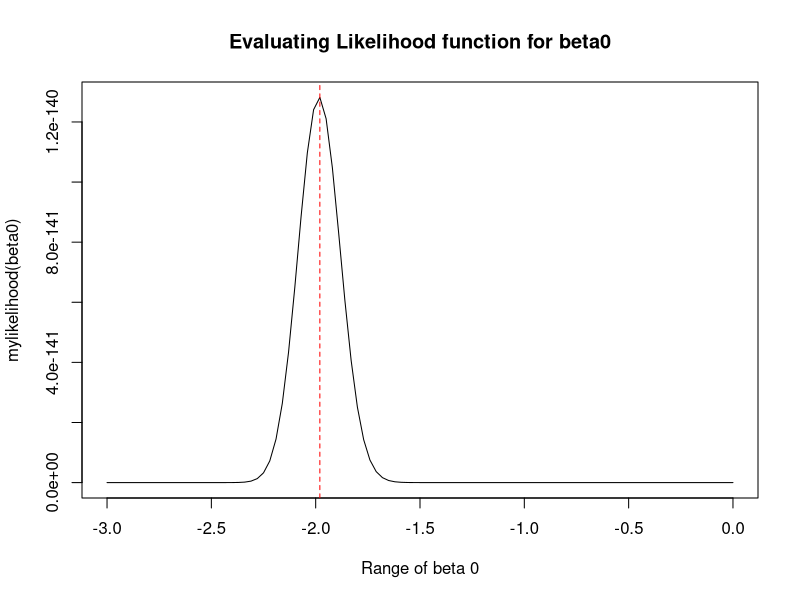
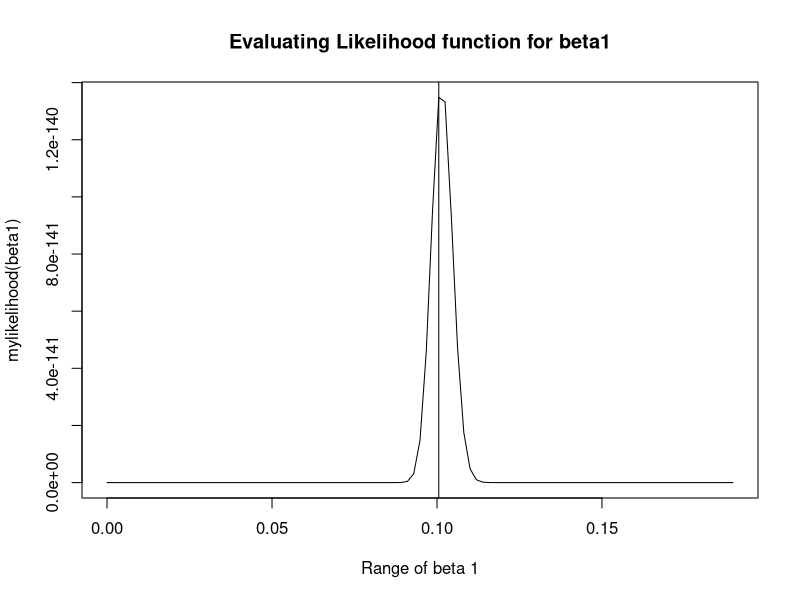
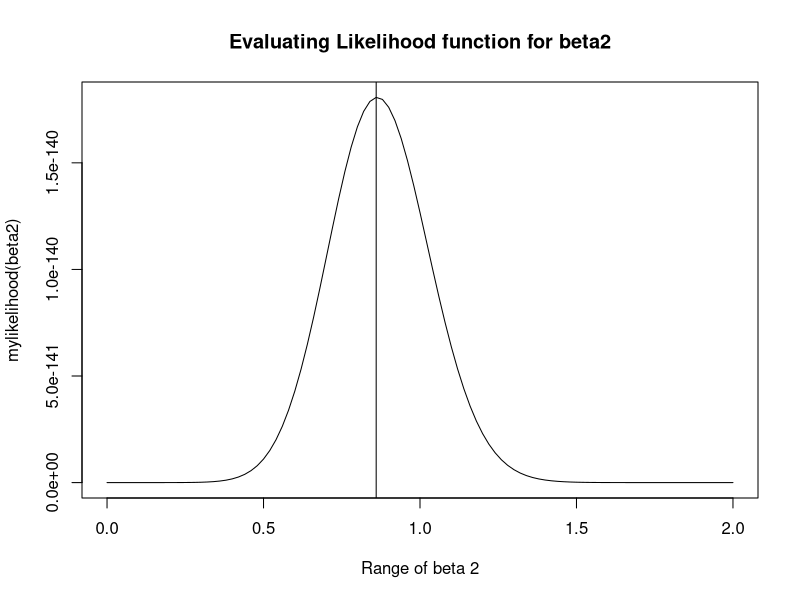
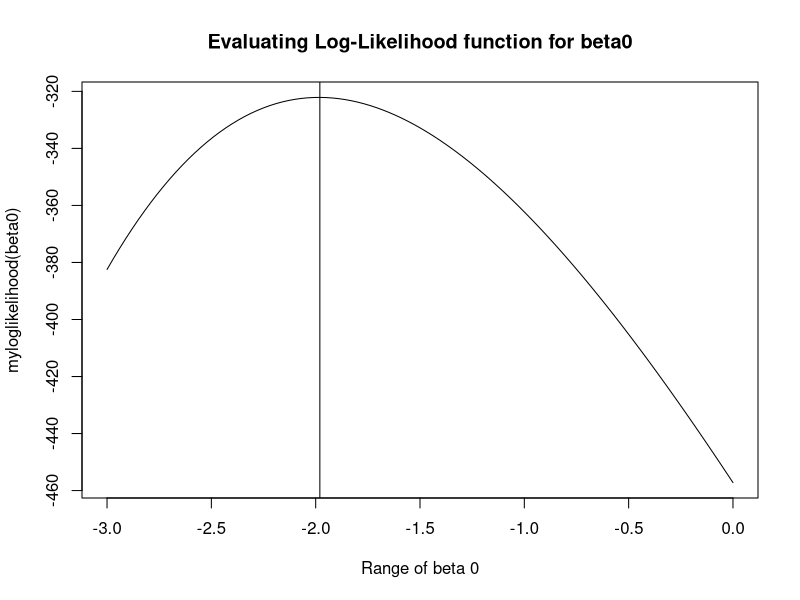
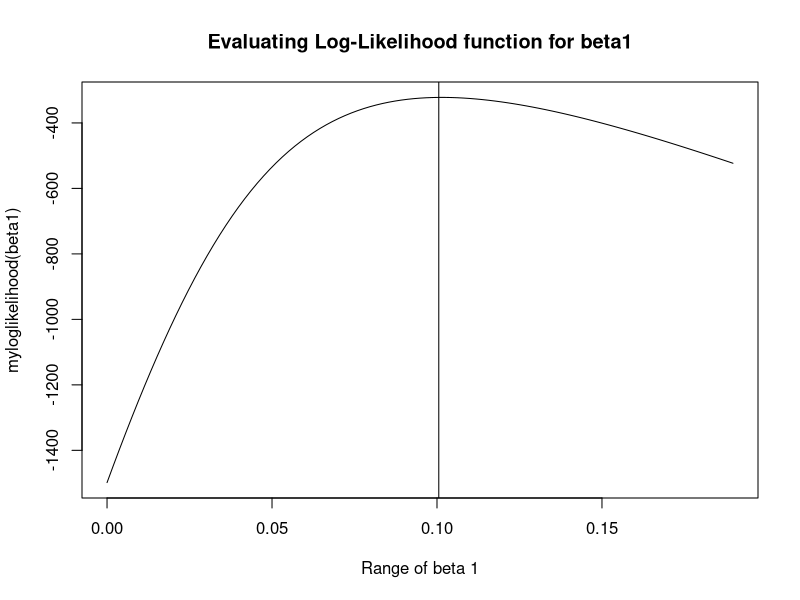
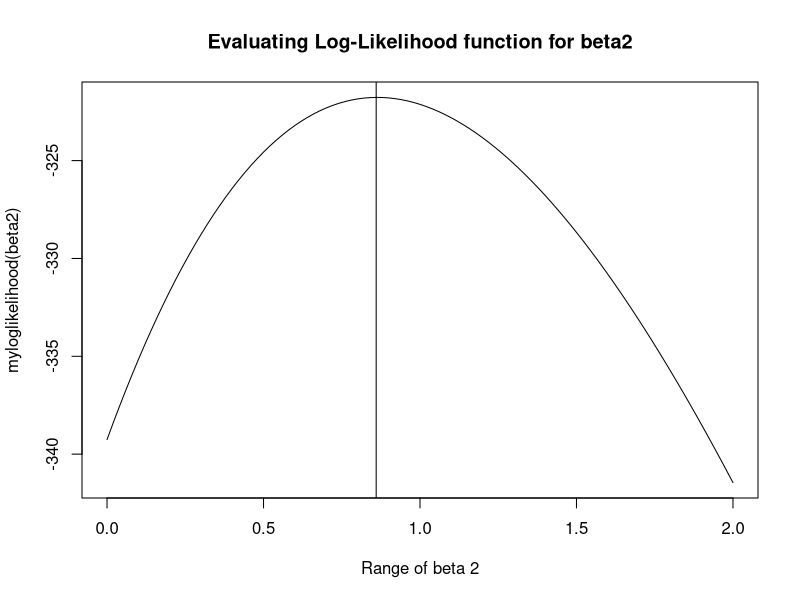
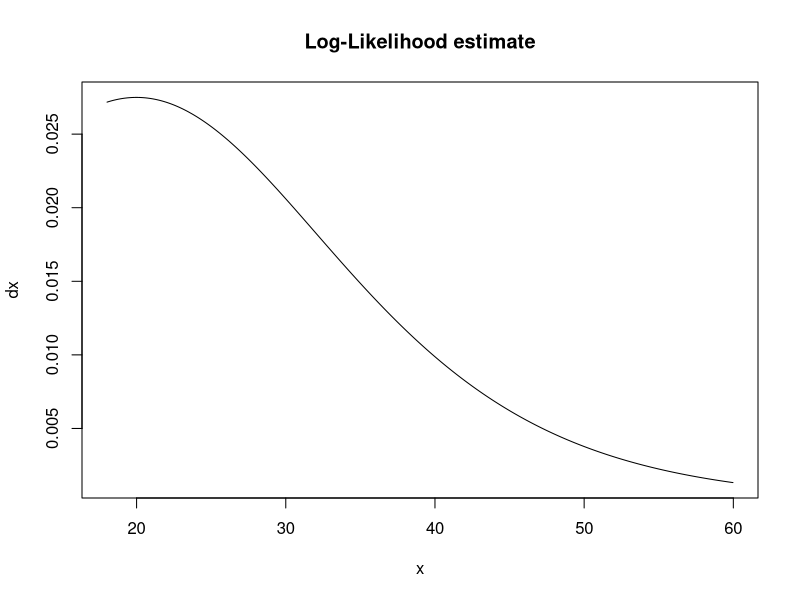
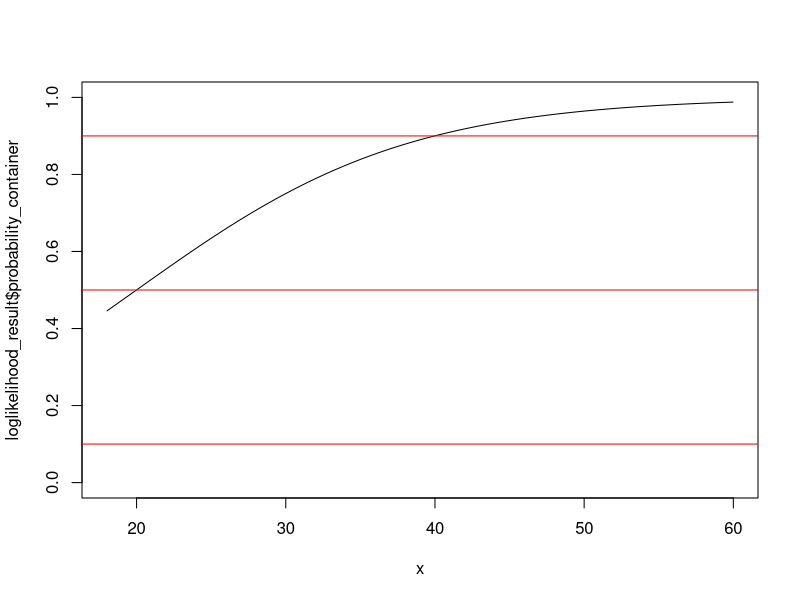

Reproduce these figures in R, in order.
# Functions
# b) Log likelihood
myloglikelihood <- function(beta) {
  loglikelihood <-
    sum(-y * log(1 + exp(-(X %*% beta))) - (1 - y) * log(1 + exp(X %*% beta)))
  return(loglikelihood)
}

# b) Normal Likelihood
mylikelihood <- function(beta) {
  linear_model <- beta[1] + beta[2] * x + beta[3] * x2

  likelihood <-
    prod((exp(linear_model) / (1 + exp(linear_model)))^y * (1 - (exp(linear_model) / (
      1 + exp(linear_model)
    )))^(1 - y))
  return(likelihood)
}

calculate_prob_x <- function(estimators_vector, x_vector) {
  result <- (exp(x_vector[1] * estimators_vector[1] + x_vector[2] * estimators_vector[2] + x_vector[3] * estimators_vector[3])
  / (1 + exp(x_vector[1] * estimators_vector[1] + x_vector[2] * estimators_vector[2] + x_vector[3] * estimators_vector[3]))
  )

  return(result)
}

find_max_value_after_curve <- function(x, y) {
  result <- x[which(y == (max(y, na.rm = TRUE)))]
  return(result)
}

get_marginal_effect_beta_1 <- function(length = n,
                                       # x2 vector default value
                                       x2 = 0,
                                       # estimated quantity from likelihood or loglikelihood function
                                       estimate,
                                       dx_container = NULL,
                                       probability_container = NULL) {
  if (!is.null(estimate)) {
    # Create containers
    dx_container <- rep(0, length(x))
    probability_container <- rep(0, length(x))

    for (i in 1:length) {
      prob_i <-
        exp(estimate[1] + estimate[2] * x[i] + estimate[3] * x2) / (1 + exp(estimate[1] + estimate[2] * x[i] + estimate[3] * x2))

      dx_container[i] <- estimate[2] * prob_i * (1 - prob_i)
      probability_container[i] <- prob_i
    }
    return(
      list(
        dx_container = dx_container,
        probability_container = probability_container
      )
    )
  }

  return(NULL)
}

set.seed(123)
# Parameters
n <- 1000
x <- sort(runif(n = n, min = 18, max = 60))
x2 <- rbinom(n, 1, prob = 0.5)
X <- cbind(rep(1, n), x, x2) # nolint

beta0 <- -2
beta1 <- 0.1
beta2 <- 1
beta <- cbind(beta0, beta1, beta2)

linear_model <- beta0 + beta1 * x + beta2 * x2
prob_i_x <- exp(linear_model) / (1 + exp(linear_model))

# a) ?
y <- rbinom(n = length(x), size = 1, prob = prob_i_x)
data <- data.frame(
  "Y" = y,
  # "X0" = X[, 1], don't add intercept
  "X1" = X[, 2],
  "X2" = X[, 3]
)

# c) Plot the likelihood function and the log-likelihood function for a range of values for the two parameters
# separately and show that they are maximized at the same value. ----

# c) 1. Likelihood
# evaluate_for = "likelihood / loglikelihood"
plot_like <- function(evaluate_for, beta0, beta1, beta2) {
  # betas <- c(beta0, beta1, x)
  betas <- c(beta0, beta1, beta2)
  result <- NULL

  if (evaluate_for == "likelihood") {
    result <- mylikelihood(betas)
  } else if (evaluate_for == "loglikelihood") {
    result <- myloglikelihood(betas)
  }

  return(result)
}

# General variables for plotting
expr_plot_like <- Vectorize(plot_like)
evaluated_function_name <- "likelihood"
beta_0_to_from <- list(
  from = -3.00,
  to = 0
)
beta_1_to_from <- list(
  from = 0,
  to = 0.1897
)
beta_2_to_from <- list(
  from = 0,
  to = 2.00
)

# For beta0

result_beta0 <- curve(
  expr = expr_plot_like(evaluated_function_name, x, beta1, beta2),
  from = beta_0_to_from$from,
  to = beta_0_to_from$to,
  xlab = "Range of beta 0",
  ylab = "mylikelihood(beta0)",
  main = "Evaluating Likelihood function for beta0"
)
max_of_result_beta0 <- find_max_value_after_curve(result_beta0$x, result_beta0$y)
# max_of_result_beta0 <-
#   result_beta0$x[which(result_beta0$y == (max(result_beta0$y, na.rm = TRUE)))]
max_of_result_beta0
abline(v = max_of_result_beta0, col = "red", lty = 2)

# For beta 1
result_beta1 <- curve(
  expr = expr_plot_like(evaluated_function_name, beta0, x, beta2),
  from = beta_1_to_from$from,
  to = beta_1_to_from$to,
  xlab = "Range of beta 1",
  ylab = "mylikelihood(beta1)",
  main = "Evaluating Likelihood function for beta1"
)
max_of_result_beta1 <- find_max_value_after_curve(result_beta1$x, result_beta1$y)
# max_of_result_beta1 <-
#   result_beta1$x[which(result_beta1$y == (max(result_beta1$y, na.rm = TRUE)))]
max_of_result_beta1
abline(v = max_of_result_beta1)

# For beta 2
result_beta2 <-
  curve(
    expr = expr_plot_like(evaluated_function_name, beta0, beta1, x),
    from = beta_2_to_from$from,
    to = beta_2_to_from$to,
    xlab = "Range of beta 2",
    ylab = "mylikelihood(beta2)",
    main = "Evaluating Likelihood function for beta2"
  )
max_of_result_beta2 <- find_max_value_after_curve(result_beta2$x, result_beta2$y)
# max_of_result_beta2 <-
#   result_beta2$x[which(result_beta2$y == (max(result_beta2$y, na.rm = TRUE)))]
max_of_result_beta2
abline(v = max_of_result_beta2)

# c) 2. Log-likelihood
# For beta0
evaluated_function_name <- "loglikelihood"
result_log_beta_0 <-
  curve(
    expr = expr_plot_like(evaluated_function_name, x, beta1, beta2),
    from = beta_0_to_from$from,
    to = beta_0_to_from$to,
    xlab = "Range of beta 0",
    ylab = "myloglikelihood(beta0)",
    main = "Evaluating Log-Likelihood function for beta0"
  )
max_of_result_log_beta_0 <- find_max_value_after_curve(result_log_beta_0$x, result_log_beta_0$y)
# max_of_result_log_beta_0 <-
#   result_log_beta_0$x[which(result_log_beta_0$y == (max(result_log_beta_0$y, na.rm = TRUE)))]
max_of_result_log_beta_0
abline(v = max_of_result_log_beta_0)
# For beta1
result_log_beta_1 <-
  curve(
    expr = expr_plot_like(evaluated_function_name, beta0, x, beta2),
    from = beta_1_to_from$from,
    to = beta_1_to_from$to,
    xlab = "Range of beta 1",
    ylab = "myloglikelihood(beta1)",
    main = "Evaluating Log-Likelihood function for beta1"
  )
max_of_result_log_beta_1 <- find_max_value_after_curve(result_log_beta_1$x, result_log_beta_1$y)
# max_of_result_log_beta_1 <-
#   result_log_beta_1$x[which(result_log_beta_1$y == (max(result_log_beta_1$y, na.rm = TRUE)))]
max_of_result_log_beta_1
abline(v = max_of_result_log_beta_1)
# For beta2
result_log_beta_2 <-
  curve(
    expr = expr_plot_like(evaluated_function_name, beta0, beta1, x),
    from = beta_2_to_from$from,
    to = beta_2_to_from$to,
    xlab = "Range of beta 2",
    ylab = "myloglikelihood(beta2)",
    main = "Evaluating Log-Likelihood function for beta2"
  )
max_of_result_log_beta_2 <- find_max_value_after_curve(result_log_beta_2$x, result_log_beta_2$y)
# max_of_result_log_beta_2 <-
#   result_log_beta_2$x[which(result_log_beta_2$y == (max(result_log_beta_2$y, na.rm = TRUE)))]
max_of_result_log_beta_2
abline(v = max_of_result_log_beta_2)
# End for c) -----

# d) Estimate ß0, ß1, ß2 via maximum likelihood and calculate the standard errors. Use the estimation template
# provided in the lecture.
library(maxLik)
# Getting an estimate for log-likelihood
start_param <- c(0, 1, 1)
loglikelihood_estimate <- maxBFGS(myloglikelihood,
  finalHessian = TRUE,
  start = start_param
)
loglikelihood_estimate$estimate

loglikelihood_covariance_matrix <-
  - (solve(loglikelihood_estimate$hessian))

loglikelihood_sde <- sqrt(diag(loglikelihood_covariance_matrix))
loglikelihood_sde

# e) Propose and calculate a suitable method for the interpretation of the coefficients as discussed in the lecture.
# Not sure if this is what is asked?
x_len <- length(x)

# Marginal effects when x2 = 0
loglikelihood_result <- get_marginal_effect_beta_1(
  length = x_len,
  estimate = loglikelihood_estimate$estimate,
  x2 = 0
)
# Marginal effects when x2 = 1
loglikelihood_result1 <- get_marginal_effect_beta_1(
  length = x_len,
  estimate = loglikelihood_estimate$estimate,
  x2 = 1
)
# Plotting marginal effects of beta1 when x2=0
plot(
  x,
  loglikelihood_result$dx_container,
  type = "l",
  main = "Log-Likelihood estimate",
  ylab = "dx"
)

# # Predicted for x=0
plot(
  x,
  loglikelihood_result$probability_container,
  type = "l",
  ylim = c(0, 1)
)
abline(h = 0.1, col = "red")
abline(h = 0.5, col = "red")
abline(h = 0.9, col = "red")
# Predicted for x=1
plot(
  x,
  loglikelihood_result1$probability_container,
  type = "l",
  ylim = c(0, 1)
)
abline(h = 0.1, col = "red")
abline(h = 0.5, col = "red")
abline(h = 0.9, col = "red")

# f) Visualize results(Confidence intervals?)

model <- glm(
  formula =
    y ~ X1 + X2,
  family = binomial(link = "logit"),
  data = data
)
# Getting some regressor X for which the coefficient is NA...
summary(model)
# Log-odds
summary(model)$coefficients

# Confidence intervals Log-odds, Beta 1
confint.default(model)[2, ]
# # Confidence intervals Odds, Beta 1
exp(confint.default(model)[2, ]) # between 9.21% and 14.09%

# Model prediction
set.seed(666)
# Draw new data?
n_test <- 1000
x_test <- sort(runif(n = n_test, min = 18, max = 60))
x2_test <- rbinom(n = n_test, 1, prob = 0.5)
X_test <- cbind(rep(1, n_test), x, x2) # nolint
data_test <- data.frame("X1" = X[, 2], "X2" = X[, 3])

# with increasing X -> increasing probability
predict(model, newdata = data_test, type = "response")

# Visualizing results: Confidence Intervals
set.seed(689)
x_to_visualize <- sort(runif(n = n_test, min = 18, max = 60))

# When x2 = 0
plot_confidence_intervals <- function(x2 = 0, xlab) {
  predicted_model <-
    predict(
      model,
      newdata = data.frame(X1 = x_to_visualize, X2 = x2),
      type = "response",
      se.fit = TRUE
    )
  predicted_model_fit <- predicted_model$fit
  predicted_model_upper <-
    predicted_model$fit + predicted_model$se.fit * 1.96 # 95% confidence interval
  predicted_model_lower <-
    predicted_model$fit - predicted_model$se.fit * 1.96 # 95% confidence interval

  plot(
    x,
    y,
    pch = 16,
    cex = 1,
    ylab = "Probability",
    xlab = xlab
  )
  grid()
  polygon(c(rev(x_to_visualize), x_to_visualize),
    c(rev(predicted_model_lower), predicted_model_upper),
    col = "grey90",
    border = NA
  )

  lines(x_to_visualize, predicted_model_fit, lwd = 2)
  lines(x_to_visualize, predicted_model_upper, lwd = 2, col = "red")
  lines(x_to_visualize, predicted_model_lower, lwd = 2, col = "red")

  abline(h = 0.1, lty = 2)
  abline(h = 0.5, lty = 2)
  abline(h = 0.9, lty = 2)
}

# Plot for X2=0
plot_confidence_intervals(x2 = 0, xlab = "X1's when X2=0")
# Plot for X2=1
plot_confidence_intervals(x2 = 1, xlab = "X1's when X2=1")

# 2. Simulation study
set.seed(456)
# library(maxLik)
# Parameters(variables override with previous ones)
n <- 1000
beta0 <- -2
beta1 <- 0.1
beta2 <- 1
beta <- cbind(beta0, beta1, beta2)

# x0_test <- rep(1, n)
# x1_test <- runif(n, min = 18, max = 60)
# x2_test <- rbinom(n, size = 1, prob = 0.5)
# x_test <- cbind(x0_test, x1_test, x2_test)

# # Create test data
# pi_x_test <- (
#   exp(x0_test * beta0 + x1_test * beta1 + x2_test * beta2) /
#     (1 + exp(x0_test * beta0 + x1_test * beta1 + x2_test * beta2))
# )
# y_test <- rbinom(n, size = 1, prob = pi_x_test)
# data_test <- cbind(y_test, x_test, pi_x_test)
# dataframe_test <- data.frame(
#   y = y_test,
#   x0 = x0_test,
#   x1 = x1_test,
#   x2 = x2_test,
#   pi_x_test = pi_x_test
# )

# Simulation
set.seed(2198)
simulation_runs <- 100
ape_count <- rep(NA, simulation_runs)
mse_count <- rep(NA, simulation_runs)

for (i in 1:simulation_runs) {
  x0 <- rep(1, n)
  x1 <- runif(n, min = 18, max = 60)
  x2 <- rbinom(n, size = 1, prob = 0.5)
  x <- cbind(x0, x1, x2)
  pi_x <- (exp(x0 * beta0 + x1 * beta1 + x2 * beta2) / (1 + exp(x0 * beta0 + x1 * beta1 + x2 * beta2)))
  y <- rbinom(n, size = 1, prob = pi_x)

  # Estimate Model
  model <- glm(formula = y ~ x0 + x1 + x2 - 1, family = "binomial")

  # Save train estimators
  beta0_train <- model$coefficients[1]
  beta1_train <- model$coefficients[2]
  beta2_train <- model$coefficients[3]

  pi_x_train <- (
    exp(x0 * beta0_train + x1 * beta1_train + x2 * beta2_train) /
      (1 + exp(x0 * beta0_train + x1 * beta1_train + x2 * beta2_train))
  )
  y_train <- rbinom(n = n, size = 1, prob = pi_x_train)

  x0_test <- rep(1, n)
  x1_test <- runif(n, min = 18, max = 60)
  x2_test <- rbinom(n, size = 1, prob = 0.5)
  x_test <- cbind(x0_test, x1_test, x2_test)

  pi_x_test <- (
    exp(x0_test * beta0 + x1_test * beta1 + x2_test * beta2)
    / (1 + exp(x0_test * beta0 + x1_test * beta1 + x2_test * beta2))
  )
  y_test <- rbinom(n, size = 1, prob = pi_x_test)

  pi_x_test_pred <- (
    exp(x0_test * beta0_train + x1_test * beta1_train + x2_test * beta2_train)
    / (1 + exp(x0_test * beta0_train + x1_test * beta1_train + x2_test * beta2_train))
  )
  y_test_pred <- rbinom(n, size = 1, prob = pi_x_test_pred)

  mse_count[i] <- 1 / n * sum(!(y == y_train))
  ape_count[i] <- 1 / n * sum(!(y_test == y_test_pred))
}

# Plotting
plot(mse_count, xlab = "Number of Simulation", ylab = "Error")
points(ape_count, col = "red")
abline(h = mean(mse_count))
abline(h = mean(ape_count), col = "red")
legend(x = "topleft", legend = c("APE", "MSE"), lty = c(1, 1), col = c("red", "black"))

# b) Change prob in x2 from 0.5 to 0.2
# # Other variables that don't change
# start_param_betas <- c(0, 1, 1)

# # how many times to run estimate the model
# simulation_runs <- 100
# errors <- list(
#   MSE <- c(),
#   AVE <- c()
# )

# for (i in 1:simulation_runs) {

#   # 1. Generate data
#   train.x <- sort(runif(n = n, min = 18, max = 60))
#   train.x2 <- rbinom(n, 1, prob = 0.5)
#   train.X <- cbind(rep(1, n), train.x, train.x2)

#   train.linear_model <- beta0 + beta1 * train.x + beta2 * train.x2
#   train.prob_i_x <- exp(train.linear_model) / (1 + exp(train.linear_model))

#   train.y <- rbinom(
#     n = length(train.x),
#     size = 1,
#     prob = train.prob_i_x
#   )

#   # 2. Estimate betas
#   train.model <- glm(formula = train.y ~ train.x + train.x2, family = "binomial")
#   train.model
#   train.beta_hats <- c(train.model$coefficients[1], train.model$coefficients[2], train.model$coefficients[3])
#   train.beta_hats


#   # Test data generate
#   test.x <- sort(runif(n = n, min = 18, max = 60))
#   test.x2 <- rbinom(n, 1, prob = 0.5)
#   test.X <- cbind(rep(1, n), test.x, test.x2)

#   test.linear_model <-
#     train.beta_hats[1] + train.beta_hats[2] * test.x + train.beta_hats[3] * test.x2
#   test.prob_i_x <- exp(test.linear_model) / (1 + exp(test.linear_model))

#   test.y <- rbinom(
#     n = length(test.x),
#     size = 1,
#     prob = test.prob_i_x
#   )
#   test.y_pred <- exp(train.beta_hats[1] + train.beta_hats[2] * test.x + train.beta_hats[3] * test.x2) / (1 + exp(train.beta_hats[1] + train.beta_hats[2] * test.x + train.beta_hats[3] * test.x2))


#   # Calculate MSE & AVE for x2 = 0
#   train.deviation <- train.y - train.model$fitted.values
#   errors$MSE[i] <- mean(train.deviation^2)
#   test.deviation <- test.y_pred - test.y
#   errors$AVE[i] <- mean(test.deviation^2)
# }

# offset <- 0.1
# # Plot MSE & AVE for x2 = 0
# ylim <- c(
#   (min(errors$MSE) + offset),
#   (max(errors$AVE) + offset)
# )
# errors_ratio <- errors$MSE / errors$AVE

# plot(1:simulation_runs, errors$MSE, type = "l")
# plot(1:simulation_runs, errors$AVE, type = "l", col = "blue")
# plot(1:simulation_runs, (errors$MSE - errors$AVE), type = "l")
# plot(1:simulation_runs, errors_ratio)
# abline(h = mean(errors_ratio))
# plot(
#   1:simulation_runs,
#   errors$MSE,
#   type = "l",
#   pch = 19,
#   col = "red",
#   xlab = "Simulation runs",
#   ylab = "MSE & AVE",
#   main = "MSE and Test error for 100 simulation runs"
# )
# lines(
#   1:simulation_runs,
#   errors$AVE,
#   type = "b",
#   pch = 19,
#   col = "blue",
# )
# abline(h = mean(errors$AVE))
# abline(h = mean(errors$MSE), col = "green")
# legend(
#   "topleft",
#   legend = c("MSE", "AVE"),
#   col = c("red", "blue"),
#   lty = 1:2,
#   cex = 0.8
# )

# # Plot MSE & AVE for x2 = 1
# # ylim1 <- c((min(errors$AVE_x2_eq_1) + offset),
# #           (max(errors$AVE_x2_eq_1) + offset))
# # plot(
# #   1:simulation_runs,
# #   errors$MSE_x2_eq_1,
# #   type = "l",
# #   pch = 19,
# #   col = "red",
# #
# #   xlab = "Simulation runs",
# #   ylab = "MSE & AVE",
# #   main = "MSE and Test error for 100 simulation runs"
# # )
# # lines(
# #   1:simulation_runs,
# #   errors$AVE_x2_eq_1,
# #   type = "b",
# #   pch = 19,
# #   col = "blue"
# # )
# # abline(h = mean(errors$AVE_x2_eq_1))
# # legend(
# #   "topleft",
# #   legend = c("MSE", "AVE"),
# #   col = c("red", "blue"),
# #   lty = 1:2,
# #   cex = 0.8
# # )
